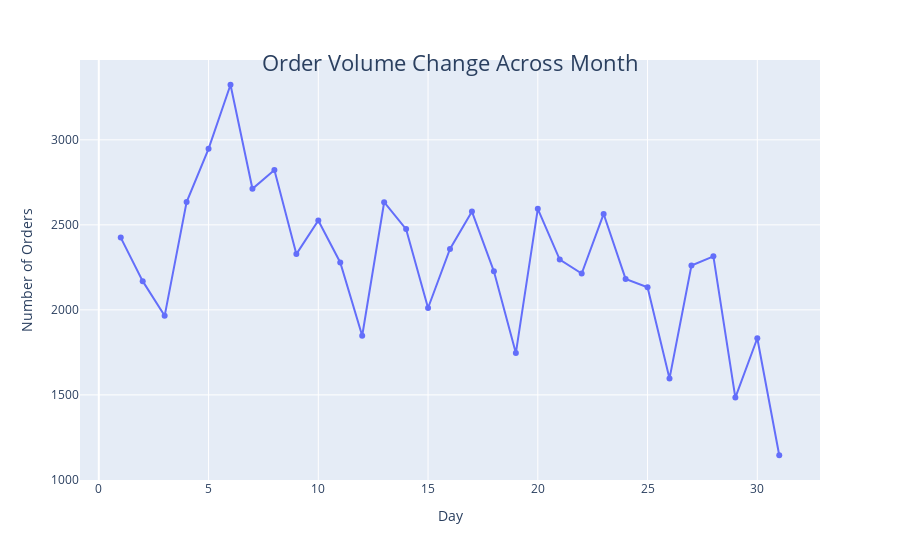

Notebook code for this chart:
### Code cell
fig=px.line(orders_across_month,markers="o",x="Day",y="InvoiceNo")
fig.update_layout(
    title_text="Order Volume Change Across Month",
    title_font_size=22,
    title_x=.5,
    title_y=.9,
    yaxis_title="Number of Orders"
)
fig.show()

### Figure 1 — Plotly figure (JSON) as saved in the notebook; plotly's stock layout.template omitted (floating-point values rounded to 4 significant figures)
{"data": [{"hovertemplate": "Day=%{x}<br>InvoiceNo=%{y}<extra></extra>", "legendgroup": "", "line": {"color": "#636efa", "dash": "solid"}, "marker": {"symbol": "circle"}, "mode": "lines+markers", "name": "", "orientation": "v", "showlegend": false, "type": "scatter", "x": [1, 2, 3, 4, 5, 6, 7, 8, 9, 10, 11, 12, 13, 14, 15, 16, 17, 18, 19, 20, 21, 22, 23, 24, 25, 26, 27, 28, 29, 30, 31], "xaxis": "x", "y": [2425, 2169, 1965, 2634, 2947, 3324, 2712, 2823, 2328, 2526, 2279, 1848, 2633, 2475, 2011, 2358, 2578, 2227, 1746, 2594, 2296, 2214, 2564, 2182, 2133, 1596, 2261, 2315, 1484, 1833, 1145], "yaxis": "y"}], "layout": {"legend": {"tracegroupgap": 0}, "margin": {"t": 60}, "title": {"font": {"size": 22}, "text": "Order Volume Change Across Month", "x": 0.5, "y": 0.9}, "xaxis": {"anchor": "y", "domain": [0, 1], "title": {"text": "Day"}}, "yaxis": {"anchor": "x", "domain": [0, 1], "title": {"text": "Number of Orders"}}}}
